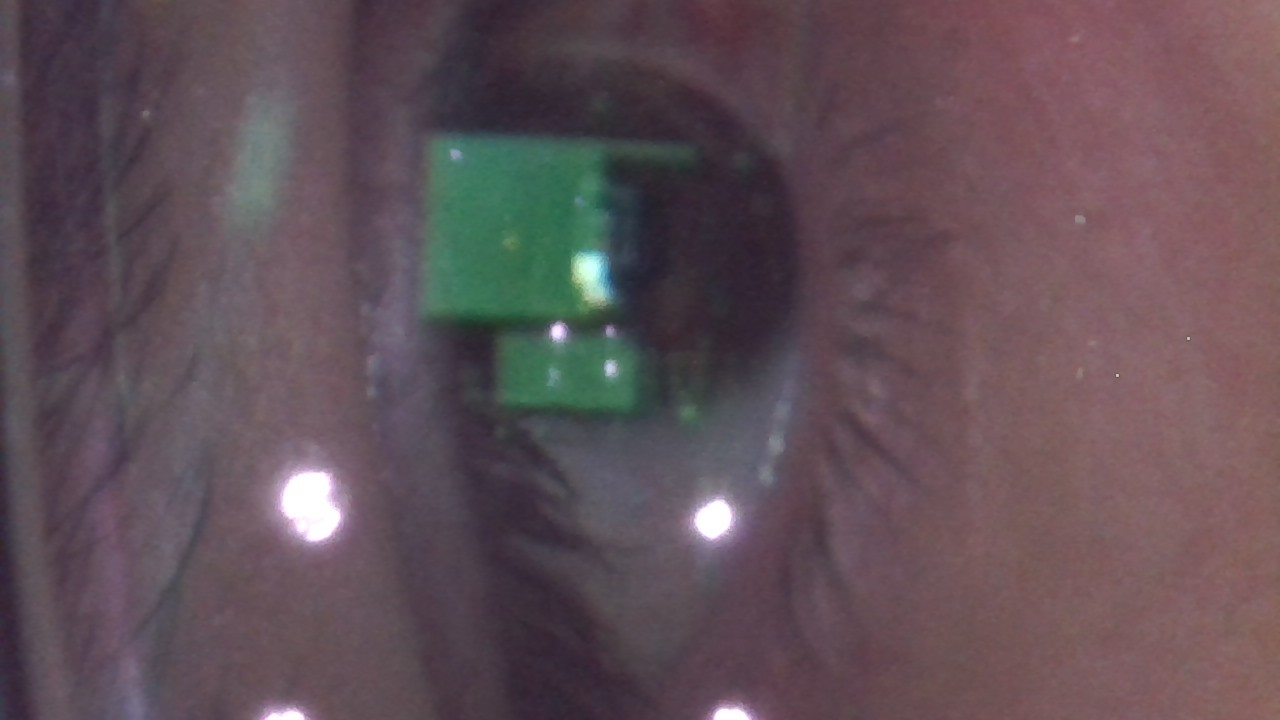
#> input picture eye_pipeline/images/WIN_20260216_21_23_24_Pro.jpg, 1280 x 720 px
$ python -i pipeline_2pass.py   (imports and definitions only)
#> lines starting #> are read from the running program, lines starting #| are printed output that depends on the picture; after the words box and inside, x2 and y2 are one past the last pixel; in counts of white or black regions, pixels touching at a corner belong together
### eye_ops/intensity.py
# eye_ops/intensity.py
import numpy as np
import cv2
from . import settings as S

def step2_intensity(roi_small_bgr):
    mode = S.STEP2_MODE

    if mode == "gray":
        return cv2.cvtColor(roi_small_bgr, cv2.COLOR_BGR2GRAY)

    if mode == "hsv_v":
        hsv = cv2.cvtColor(roi_small_bgr, cv2.COLOR_BGR2HSV)
        return hsv[:, :, 2]

    if mode == "lab_l":
        lab = cv2.cvtColor(roi_small_bgr, cv2.COLOR_BGR2LAB)
        return lab[:, :, 0]

    if mode == "min":
        return np.min(roi_small_bgr, axis=2).astype(np.uint8)

    if mode == "g-r":
        b, g, r = cv2.split(roi_small_bgr)
        return cv2.subtract(g, r)

    if mode == "clahe_gray":
        g = cv2.cvtColor(roi_small_bgr, cv2.COLOR_BGR2GRAY)
        gamma = float(getattr(S, "CLAHE_GAMMA", 1.0))
        if gamma != 1.0:
            lut = (np.arange(256, dtype=np.float32) / 255.0) ** gamma * 255.0
            g = cv2.LUT(g, lut.astype(np.uint8))
        clahe = cv2.createCLAHE(clipLimit=float(S.CLAHE_CLIP), tileGridSize=tuple(S.CLAHE_TILE))
        return clahe.apply(g)

    if mode == "clahe_hsv_v":
        hsv = cv2.cvtColor(roi_small_bgr, cv2.COLOR_BGR2HSV)
        v = hsv[:, :, 2]
        clahe = cv2.createCLAHE(clipLimit=float(S.CLAHE_CLIP), tileGridSize=tuple(S.CLAHE_TILE))
        return clahe.apply(v)

    if mode == "blackhat_gray":
        g = cv2.cvtColor(roi_small_bgr, cv2.COLOR_BGR2GRAY)
        k = int(S.BLACKHAT_K)
        if k % 2 == 0:
            k += 1
        kernel = cv2.getStructuringElement(cv2.MORPH_ELLIPSE, (k, k))
        return cv2.morphologyEx(g, cv2.MORPH_BLACKHAT, kernel)

    if mode == "median_gray":
        g = cv2.cvtColor(roi_small_bgr, cv2.COLOR_BGR2GRAY)
        k = int(S.MEDIAN_K)
        if k % 2 == 0:
            k += 1
        return cv2.medianBlur(g, k)

    return cv2.cvtColor(roi_small_bgr, cv2.COLOR_BGR2GRAY)

### eye_ops/masks.py
# eye_ops/masks.py
import numpy as np
import cv2
from . import settings as S

def _odd(k: int) -> int:
    k = int(k)
    return k if (k % 2 == 1) else (k + 1)

def morph(mask, open_k: int, close_k: int):
    m = mask.copy().astype(np.uint8)
    if int(open_k) > 0:
        k = cv2.getStructuringElement(cv2.MORPH_ELLIPSE, (int(open_k), int(open_k)))
        m = cv2.morphologyEx(m, cv2.MORPH_OPEN, k)
    if int(close_k) > 0:
        k = cv2.getStructuringElement(cv2.MORPH_ELLIPSE, (int(close_k), int(close_k)))
        m = cv2.morphologyEx(m, cv2.MORPH_CLOSE, k)
    return m

# [12 lines left out: function fill_holes, not called in this run]


def mask_percentile(gray, *, pct=None, blur_k=None, open_k=None, close_k=None, fill=None):
    pct = float(S.PCT if pct is None else pct)
    blur_k = _odd(S.BLUR_K if blur_k is None else blur_k)
    open_k = int(S.OPEN_K if open_k is None else open_k)
    close_k = int(S.CLOSE_K if close_k is None else close_k)

    # If fill not specified, use settings default
    if fill is None:
        fill = bool(getattr(S, "FILL_HOLES", True))

    g = cv2.GaussianBlur(gray, (blur_k, blur_k), 0)
    thr = float(np.percentile(g, pct))
    m = (g < thr).astype(np.uint8)

    m2 = morph(m, open_k=open_k, close_k=close_k)
    if fill:
        m2 = fill_holes(m2)

    return thr, m2


# [60 lines left out: functions mask_percentile_bright, mask_adaptive, not called in this run]

### eye_ops/geometry.py
# eye_ops/geometry.py
import numpy as np
import cv2

def fit_ellipse(labels, comp_id):
    ys, xs = np.where(labels == comp_id)
    if len(xs) < 20:
        return None
    pts = np.stack([xs, ys], axis=1).astype(np.int32).reshape(-1, 1, 2)
    if len(pts) < 5:
        return None
    try:
        return cv2.fitEllipse(pts)
    except:
        return None

### eye_pipeline/pipeline_2pass.py
# eye_pipeline/pipeline_2pass.py
import time
import numpy as np
import cv2

from eye_ops import settings as S
from eye_ops.roi import crop_roi
from eye_ops.intensity import step2_intensity
from eye_ops.masks import mask_percentile, mask_percentile_bright, mask_adaptive, _odd
from eye_ops.geometry import fit_ellipse
from eye_ops.crop_map import crop_rotated_by_green_bbox, apply_padding
from eye_ops.density_refine import refine_best_with_density


# ----------------------------
# Small helpers
# ----------------------------
def downscale_with_factor(img, factor: float):
    if float(factor) == 1.0:
        return img, 1.0
    out = cv2.resize(img, None, fx=factor, fy=factor, interpolation=cv2.INTER_AREA)
    return out, float(factor)


def pick_component_scaled(mask01, min_area: int, max_area: int):
    """
    Same as pick_component(), but with per-pass min/max area.
    """
    num, labels, stats_, centroids = cv2.connectedComponentsWithStats(
        (mask01 * 255).astype(np.uint8), connectivity=8
    )
    h, w = mask01.shape[:2]
    cx0, cy0 = w / 2.0, h / 2.0

    best = None
    best_score = -1e18

    for i in range(1, num):
        x, y, ww, hh, area = stats_[i]
        if area < min_area or area > max_area:
            continue
        cx, cy = centroids[i]
        aspect = max(ww / max(hh, 1), hh / max(ww, 1))
        dist = np.hypot(cx - cx0, cy - cy0)
        score = area - 40 * dist - 400 * (aspect - 1.0)
        if score > best_score:
            best_score = score
            best = {
                "id": i,
                "bbox": (x, y, ww, hh),
                "area": int(area),
                "center": (float(cx), float(cy)),
            }
    return best, labels


def _scaled_area_thresholds(downscale_factor: float, area_scale_ref_factor: float | None):
    # Coarse pass
    if area_scale_ref_factor is None:
        return int(S.MIN_AREA), int(S.MAX_AREA)

    # Fine pass override if provided
    if hasattr(S, "MIN_AREA_FINE") and hasattr(S, "MAX_AREA_FINE"):
        return int(S.MIN_AREA_FINE), int(S.MAX_AREA_FINE)

    # Fallback: scale from coarse
    ref = float(area_scale_ref_factor)
    cur = float(downscale_factor)
    mult = (cur / max(1e-9, ref)) ** 2
    return int(round(S.MIN_AREA * mult)), int(round(S.MAX_AREA * mult))


def _prefix_timings(prefix: str, t: dict) -> dict:
    return {f"{prefix}_{k}": float(v) for k, v in t.items()}


# ----------------------------
# Core pipeline for ONE ROI
# ----------------------------
def run_pipeline_core(
    img_bgr,
    *,
    roi_origin_full=(0, 0),
    downscale_factor=1.0,
    area_scale_ref_factor=None,
    draw_viz: bool = True,   # dev only; set False for production timing
):
    """
    Core pipeline on the given BGR image (already ROI-selected externally).
    Returns: result_dict, timing_dict
    """
    t = {}
    t0 = time.perf_counter()

    # Step 1: (external ROI already chosen)
    a = time.perf_counter()
    roi_bgr = img_bgr
    b = time.perf_counter()
    t["roi"] = b - a

    # Step 1b: Downscale (pass-specific)
    roi_small, scale = downscale_with_factor(roi_bgr, downscale_factor)
    c = time.perf_counter()
    t["downscale"] = c - b

    # Step 2: intensity
    gray = step2_intensity(roi_small)
    d = time.perf_counter()
    t["step2"] = d - c

    # Step 3: percentile mask
    is_fine = area_scale_ref_factor is not None  # coarse uses None, fine uses coarse ref

    # Step 3-pre (coarse only): bright-guided ROI constraint
    # Find a bright region (sclera / eye surround), then restrict the dark
    # pupil search to pixels that fall within it.  This stops distant dark
    # distractors (eyelashes, shadows, clothing) from winning the blob pick.
    coarse_bright_mask = None
    coarse_intersection_bbox = None   # bbox (x,y,w,h) of bright∩dark agreement region
    gray_for_dark = gray   # may be replaced by a spatially masked copy below
    if not is_fine and bool(getattr(S, "USE_BRIGHT_COARSE", False)):
        _, bright_m = mask_percentile_bright(
            gray,
            pct=float(getattr(S, "BRIGHT_COARSE_PCT", 85)),
            blur_k=int(getattr(S, "BRIGHT_COARSE_BLUR_K", 5)),
            open_k=int(getattr(S, "BRIGHT_COARSE_OPEN_K", 0)),
            close_k=int(getattr(S, "BRIGHT_COARSE_CLOSE_K", 15)),
            dilate_k=int(getattr(S, "BRIGHT_COARSE_DILATE_K", 5)),
        )
        # Pick the largest / most central bright blob as the eye-region anchor
        bright_min = int(getattr(S, "BRIGHT_COARSE_MIN_AREA", 0))
        bright_max = int(getattr(S, "BRIGHT_COARSE_MAX_AREA", 250000))
        best_bright, _ = pick_component_scaled(bright_m, bright_min, bright_max)
        if best_bright is not None:
            coarse_bright_mask = bright_m
            # Build a constraint mask: 1 inside the bright blob's bbox, 0 outside
            bx, by, bw, bh = best_bright["bbox"]
            constraint = np.zeros_like(gray, dtype=np.uint8)
            constraint[by:by + bh, bx:bx + bw] = 1
            # Also include any bright pixel that survived morphology (full blob, not just bbox)
            constraint = np.clip(constraint + bright_m, 0, 1).astype(np.uint8)
            # Outside the constraint region → set to 255 so those pixels are
            # never selected by the dark (g < thr) threshold
            gray_for_dark = gray.copy()
            gray_for_dark[constraint == 0] = 255

            # Compute dark mask NOW (before morph) to find bright∩dark intersection bbox.
            # We use a raw percentile on gray_for_dark to get the dark agreement pixels,
            # then take the bounding box of bright∩dark as the crop target.
            _blur_k = _odd(int(getattr(S, "BLUR_K", 9)))
            _g_dark = cv2.GaussianBlur(gray_for_dark, (_blur_k, _blur_k), 0)
            _pct = float(getattr(S, "PCT", 10))
            _thr = float(np.percentile(_g_dark[_g_dark < 255], _pct) if np.any(_g_dark < 255) else np.percentile(_g_dark, _pct))
            _dark_raw = (_g_dark < _thr).astype(np.uint8)
            # Intersection: pixels that are dark AND inside the bright region
            _intersect = np.bitwise_and(_dark_raw, constraint)
            if _intersect.any():
                ys, xs = np.where(_intersect)
                ix, iy = int(xs.min()), int(ys.min())
                iw, ih = int(xs.max()) - ix + 1, int(ys.max()) - iy + 1
                coarse_intersection_bbox = (ix, iy, iw, ih)

    # Choose fill-holes toggle (fine can override)
    fill_holes = getattr(S, "FILL_HOLES", True)
    if is_fine:
        fill_holes = getattr(S, "FILL_HOLES_FINE", fill_holes)

    if is_fine and hasattr(S, "PCT_FINE"):
        _, m_pct = mask_percentile(
            gray,
            pct=S.PCT_FINE,
            blur_k=S.BLUR_K_FINE,
            open_k=S.OPEN_K_FINE,
            close_k=S.CLOSE_K_FINE,
            fill=fill_holes,
        )
    else:
        _, m_pct = mask_percentile(gray_for_dark, fill=fill_holes)

    # Step 3-glare: subtract bright glare regions from the dark pupil mask (fine pass only)
    glare_mask = None
    if is_fine and bool(getattr(S, "USE_GLARE_MASK_FINE", False)):
        _, glare_mask = mask_percentile_bright(gray)
        m_pct = np.clip(m_pct.astype(np.int16) - glare_mask.astype(np.int16), 0, 1).astype(np.uint8)

    e = time.perf_counter()
    t["threshold"] = e - d


    # Step 3b: pick blob (scale-aware)
    min_area_eff, max_area_eff = _scaled_area_thresholds(downscale_factor, area_scale_ref_factor)
    best_pct, labels_pct = pick_component_scaled(m_pct, min_area_eff, max_area_eff)
    f = time.perf_counter()
    t["pick"] = f - e

    best = best_pct
    labels = labels_pct
    chosen_mask = m_pct
    method = "percentile"
    ellipse = None            # <-- ADD THIS (prevents UnboundLocalError)
    density_map_u8 = None     # <-- optional but keeps things consistent

    # Step 3c: Density Map (fine pass only)
    if is_fine and bool(getattr(S, "USE_DENSITY_REFINE_FINE", False)):
        best_d, ell_d, dens_u8, dens_mask01 = refine_best_with_density(
            m_pct,
            k=int(getattr(S, "DENSITY_K_FINE", 31)),
            density_thr=int(getattr(S, "DENSITY_THR_FINE", 120)),
            min_area=int(min_area_eff),
            max_area=int(max_area_eff),
            ellipse_mode=str(getattr(S, "DENSITY_ELLIPSE_MODE_FINE", "weighted")),
            cover_frac=float(getattr(S, "DENSITY_COVER_FRAC_FINE", 0.90)),
        )
        density_map_u8 = dens_u8
        chosen_mask = dens_mask01
        method = "density"

        if best_d is not None:
            best = best_d
        if ell_d is not None:
            ellipse = ell_d


    # Optional adaptive + repick
    if bool(S.USE_ADAPTIVE):
        m_adp = mask_adaptive(gray)
        best_adp, labels_adp = pick_component_scaled(m_adp, min_area_eff, max_area_eff)
        if best_adp is not None:
            best = best_adp
            labels = labels_adp
            chosen_mask = m_adp
            method = "adaptive"

    # Step 4: ellipse (only if we don't already have one from density refine)
    g = time.perf_counter()
    if ellipse is None and bool(S.DO_ELLIPSE) and best is not None:
        ellipse = fit_ellipse(labels, best["id"])
    h = time.perf_counter()
    t["ellipse"] = h - g


    # Step 5: viz overlay (DEV ONLY)
    viz = None
    if bool(draw_viz):
        viz0 = time.perf_counter()
        viz = roi_small.copy()
        if best is not None:
            x, y, ww, hh = best["bbox"]
            cx, cy = best["center"]
            cv2.rectangle(viz, (x, y), (x + ww, y + hh), (0, 255, 0), 2)
            cv2.circle(viz, (int(cx), int(cy)), 4, (0, 0, 255), -1)
            if ellipse is not None:
                cv2.ellipse(viz, ellipse, (255, 255, 0), 2)
        viz1 = time.perf_counter()
        t["viz"] = viz1 - viz0
        end = viz1
    else:
        t["viz"] = 0.0
        end = time.perf_counter()

    t["total"] = end - t0

    result = {
        "roi_small": roi_small,
        "gray": gray,
        "mask_pct": m_pct,
        "coarse_bright_mask": coarse_bright_mask,
        "coarse_intersection_bbox": coarse_intersection_bbox,
        "glare_mask": glare_mask,
        "density_u8": density_map_u8,
        "mask_final": chosen_mask,
        "viz": viz,
        "method": method,
        "ellipse": ellipse,
        "best": best,
        "roi_origin": tuple(map(int, roi_origin_full)),
        "scale": float(downscale_factor),
        "min_area_eff": int(min_area_eff),
        "max_area_eff": int(max_area_eff),
    }
    return result, t


# ----------------------------
# 2-pass pipeline for ONE frame
# ----------------------------
# [109 lines left out: functions run_pipeline_on_image, run_pipeline_batch, not called in this run]

>>> import cv2
>>> picture = cv2.imread('images/WIN_20260216_21_23_24_Pro.jpg')
#> picture is the input picture: shape (720, 1280, 3); mean B, G, R 86.9, 80.2, 97.1
>>> result = run_pipeline_core(picture)
#> in run_pipeline_core, `roi_small, scale = downscale_with_factor(roi_bgr, downscale_factor)`: scale = 1
#> in step2_intensity, `return clahe.apply(g)`:
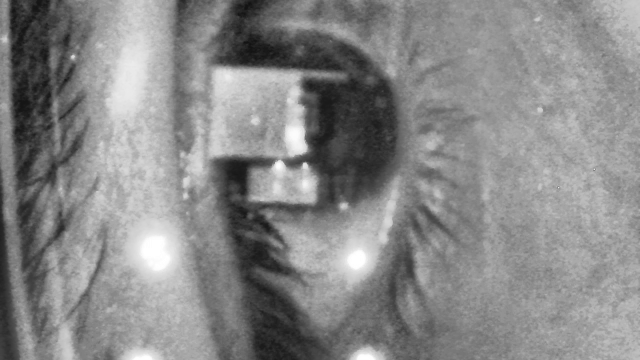
#> returned value: shape (720, 1280) (shown at 1/2 size); min 17, max 255, mean 135.6
#> in mask_percentile, `thr = float(np.percentile(g, pct))`: thr = 32
#> in mask_percentile, `m = (g < thr).astype(np.uint8)`:
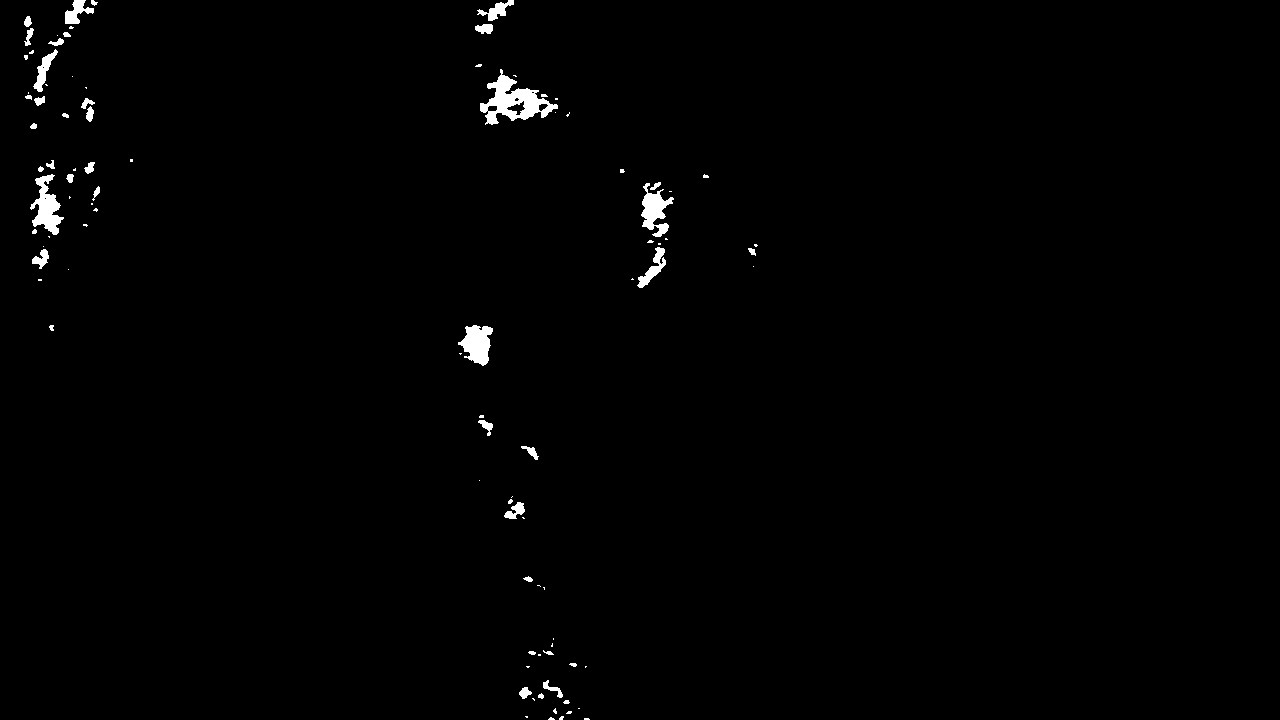
#> m: shape (720, 1280); values 0 (black) and 1 (white), 0.9% white; 95 white regions (54 under 20 px), largest, box (x1, y1, x2, y2) and area: (480, 69, 558, 125) 1736, (30, 174, 64, 235) 979, (458, 325, 493, 366) 899
#> in pick_component_scaled, `num, labels, stats_, centroids = cv2.connectedComponentsWithStats( (ma..`:
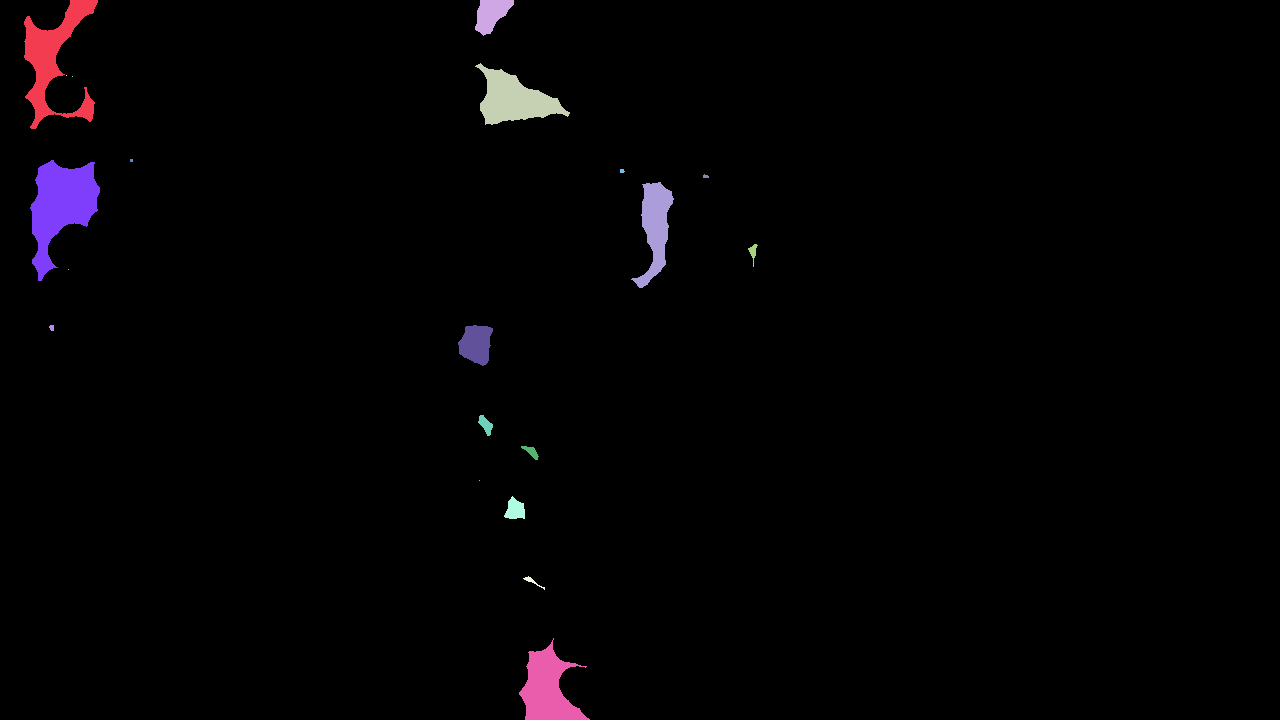
#> labels: shape (720, 1280) int32; 21 distinct labels, from 0 to 20; one colour per label, 0 black
#> in pick_component_scaled, `num, labels, stats_, centroids = cv2.connectedComponentsWithStats( (ma..`: num = 21; stats_ = 21 rows, first 6: [0, 0, 1280, 720, 902969], [24, 0, 74, 129, 3511], [475, 0, 39, 36, 856], [475, 63, 95, 62, 2882], [66, 75, 1, 1, 1], [72, 76, 1, 1, 1]; centroids = 21 rows, first 8: [645.8, 361.8], [53.57, 58.98], [490.8, 13.84], [513.8, 99.08], [66, 75], [72, 76], [131, 160], [60.38, 205.5]
#> the loop in pick_component_scaled, `for i in range(1, num):` made 20 passes
#> (x, y, ww, hh, area, cx, cy, aspect) on passes 1, 2, 3, 10: (24, 0, 74, 129, 3511, 53.57, 58.98, 1.74), (475, 0, 39, 36, 856, 490.8, 13.84, 1.08), (475, 63, 95, 62, 2882, 513.8, 99.08, 1.53), (631, 182, 43, 106, 2106, 654.8, 226.7, 2.47)
#> after the loop in pick_component_scaled, `for i in range(1, num):`: best_score = -3845.8
#> in run_pipeline_core, `best_pct, labels_pct = pick_component_scaled(m_pct, min_area_eff, max_..`: best_pct = {'id': 10, 'bbox': (631, 182, 43, 106), 'area': 2106, 'center': (654.8, 226.7)}
#> in run_pipeline_core, `best = best_pct`: best has the same summary as best_pct
#> in fit_ellipse, `ys, xs = np.where(labels == comp_id)`: ys = 2106 values from 182 to 287; xs = 2106 values, max 673 at index 398, min 631 at index 1997, mean 654.8
#> in fit_ellipse, `pts = np.stack([xs, ys], axis=1).astype(np.int32).reshape(-1, 1, 2)`: pts = contour of 2106 points, box (x1, y1, x2, y2) (631, 182, 674, 288), area 464
#> in run_pipeline_core, `ellipse = fit_ellipse(labels, best["id"])`: ellipse = ((651.9, 232.7), (28.2, 95.42), 8.37)
#> in run_pipeline_core, `x, y, ww, hh = best["bbox"]`: x = 631; y = 182; ww = 43; hh = 106
#> in run_pipeline_core, `cx, cy = best["center"]`: cx = 654.8; cy = 226.7
#> in run_pipeline_core, `cv2.ellipse(viz, ellipse, (255, 255, 0), 2)`:
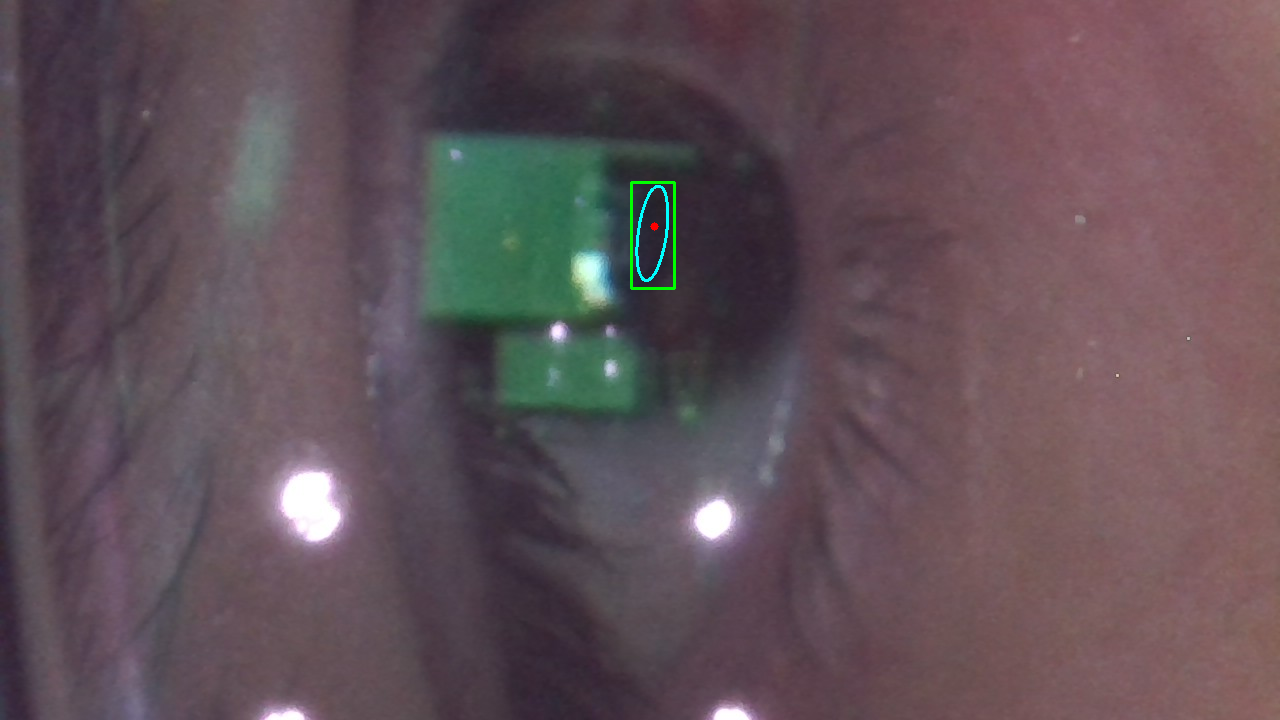
#> viz: shape (720, 1280, 3); mean B, G, R 87, 80.5, 97
